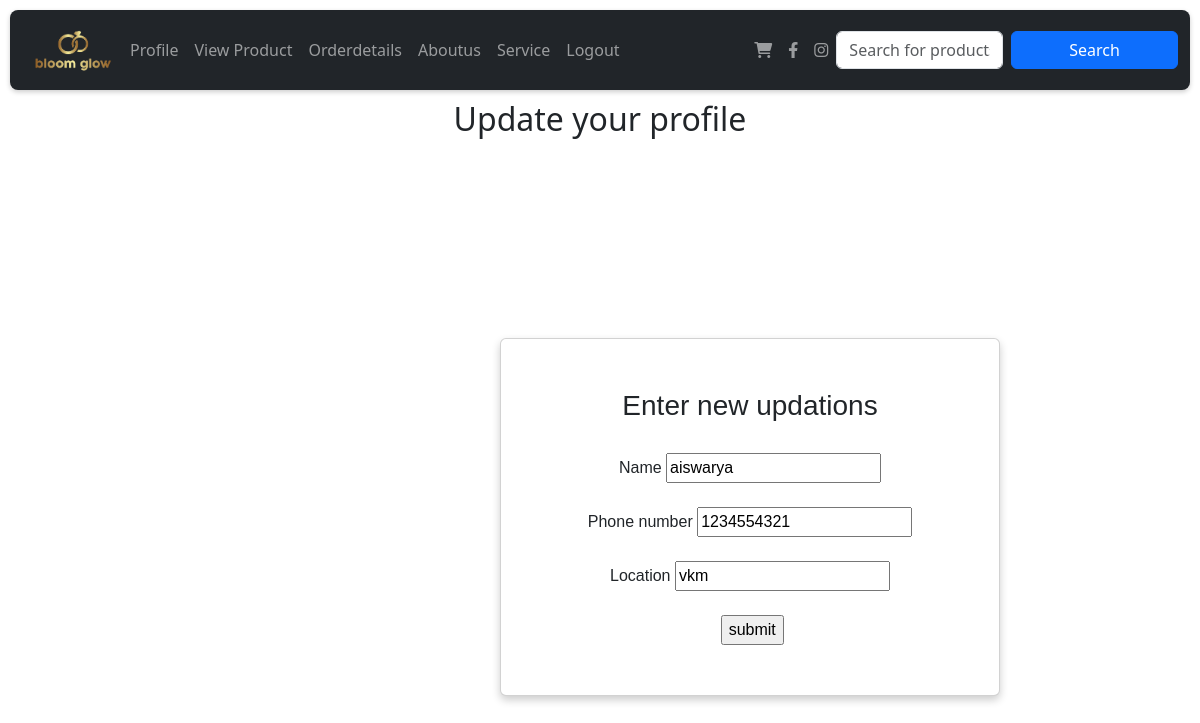
The app's page /upload (signed in), older data.
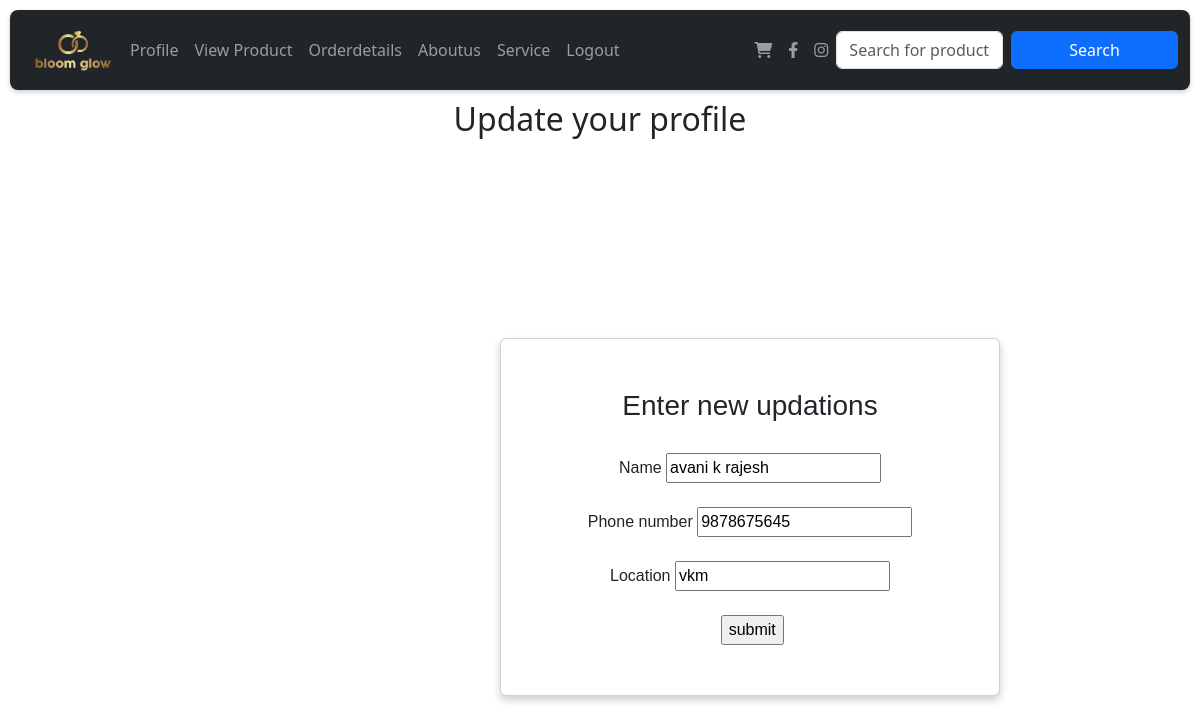
The same page, newer data.
### app/models.py (models this page shows, shortened)
class Register(models.Model):
    Email = models.EmailField(unique=True)
    name = models.TextField()
    phonenumber = models.IntegerField()
    password = models.TextField()
    location= models.TextField()

### app/views.py (the view, shortened to what this page needs)
# urls.py: path('upload',views.upload),
def upload(req):
    if 'user' in req.session:
        try:
            data = Register.objects.get(Email=req.session['user'])
        except Register.DoesNotExist:
            return redirect(login)
        return render(req, 'user/updateprofile.html', {'data': data})
    else:
        return redirect(login)

### template/user/updateprofile.html (shortened to what this page needs)
<!DOCTYPE html>
<html>
<head>
<link rel="stylesheet" href="https://cdnjs.cloudflare.com/ajax/libs/font-awesome/4.7.0/css/font-awesome.min.css">
<link href="https://cdn.jsdelivr.net/npm/bootstrap@5.3.3/dist/css/bootstrap.min.css" rel="stylesheet">
  <link href="https://cdnjs.cloudflare.com/ajax/libs/font-awesome/6.0.0-beta3/css/all.min.css" rel="stylesheet">
</head>
<body>
  <nav id="nav" class="navbar navbar-expand-sm navbar-dark bg-dark">
    <div class="container-fluid">
      <a href="../userhome" class="logo"  >
        <img src="../static/logo.png" alt="logo" width="100px">
      </a>
      <div class="collapse navbar-collapse" id="mynavbar">
        <ul class="navbar-nav me-auto">
          <li class="nav-item">
            <a class="nav-link" href="../profile">Profile</a>
          </li>
          <li class="nav-item">
            <a class="nav-link" href="../userviewproduct">View Product</a>
          </li>
          <li class="nav-item">
            <a class="nav-link" href="../orderdetails">Orderdetails</a>
          </li>
        <li class="nav-item">
          <a class="nav-link" href="../aboutus">Aboutus</a>
        </li>
      <li class="nav-item">
        <a class="nav-link" href="../service">Service</a>
      </li>
          <li class="nav-item">
            <a class="nav-link" href="../logout">Logout</a>
          </li>
        </ul>
         <ul class="navbar-nav d-flex">
          <li class="nav-item">
            <a class="nav-link" href="../user_view_cart" target="_blank">
              <i class="fas fa-shopping-cart"></i>
            </a>
          </li>
          <li class="nav-item">
            <a class="nav-link" href="https://facebook.com" target="_blank">
              <i class="fab fa-facebook-f"></i>
            </a>
          </li>
          <li class="nav-item">
            <a class="nav-link" href="https://instagram.com" target="_blank">
              <i class="fab fa-instagram"></i>
            </a>
          </li>
        </ul>
    <form class="d-flex" method="post" action="{% url 'product_search' %}">
      <input type="text" class="form-control me-2" name="query" placeholder="Search for products...">
      <button type="submit" class="btn btn-primary">Search</button>
    </form>
      </div>
    </div>
  </nav>
  <div>
    <h2>Update your profile</h2>
  </div>
<div class="card">
    <form action="" method="post" >
    <h3>Enter new updations</h3>
        <label for="">Name</label>
    <input type="text"  name="name" value="{{data.name}}" placeholder="Enter your name"><br><br>
        <label for="">Phone number</label>
    <input type="number" name="phonenumber" value="{{data.phonenumber}}" placeholder="Enter your phonenumber">
<br><br>
        <label for="">Location</label>
    <input type="text"  name="location" value="{{data.location}}" placeholder="Enter your location"><br><br>
    <input type="submit" value="submit" ><br>
    </form>
</div>
</body>
</html>

Row changes from the older to the newer data that the page shows:
changed Register "vkm": name "aiswarya" → "avani k rajesh"; phonenumber "1234554321" → "9878675645"
